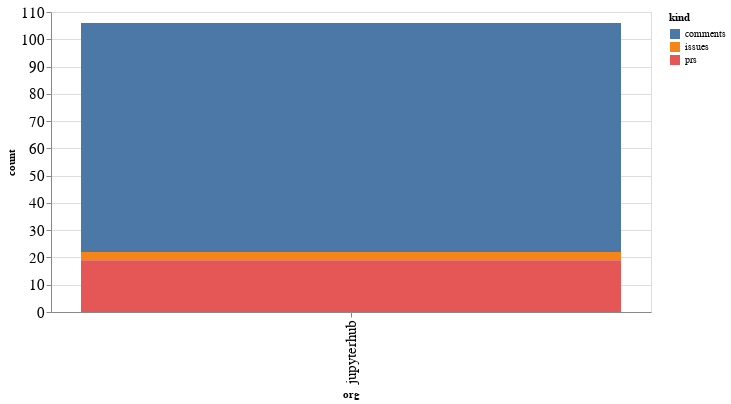

Source (notebook cell):
### Code cell
alt.Chart(org_summaries, width=600).mark_bar().encode(
    x='org',
    y='count',
    color='kind',
    tooltip="org"
)

### Figure 1 — Vega-Lite specification as saved in the notebook (floating-point values rounded to 4 significant figures)
{"config": {"axisLeft": {"labelFontSize": 15}, "axisBottom": {"labelFontSize": 15}}, "data": {"name": "data-580ae6b094b35a40466e983242ae52cd"}, "mark": "bar", "encoding": {"color": {"type": "nominal", "field": "kind"}, "tooltip": {"type": "nominal", "field": "org"}, "x": {"type": "nominal", "field": "org"}, "y": {"type": "quantitative", "field": "count"}}, "width": 600, "$schema": "https://vega.github.io/schema/vega-lite/v4.8.1.json", "datasets": {"data-580ae6b094b35a40466e983242ae52cd": [{"org": "jupyterhub", "kind": "comments", "count": 84}, {"org": "jupyterhub", "kind": "issues", "count": 3}, {"org": "jupyterhub", "kind": "prs", "count": 19}]}}
